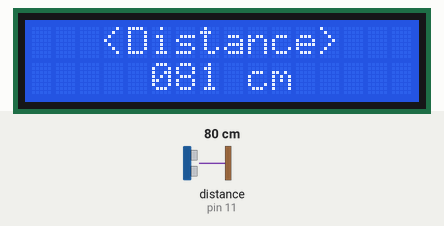
Recording of a sketch running on a simulated Arduino Uno, built with avr-gcc and run on an emulated ATmega328P. On the bench: 16×2 character LCD. The inputs (shaded band) are chosen by the test bench; at power-on: distance to the obstacle (sensor on pin 11) 80 cm. The echo pulse lasts 58.3 µs per cm; what the sketch prints to the serial monitor is not drawn.

Above: at 1.2 s.
1.3 s: distance to the obstacle (sensor on pin 11) set to 2 cm
At 2.1 s:
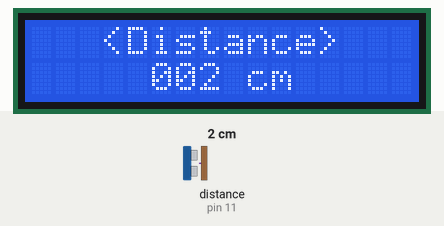
2.8 s: distance to the obstacle (sensor on pin 11) set to 4 cm
At 3.2 s:
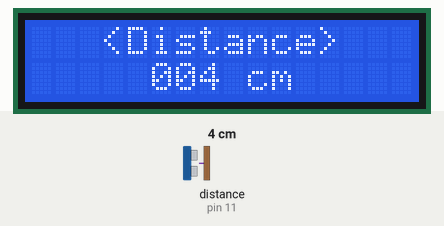
4.3 s: distance to the obstacle (sensor on pin 11) set to 9 cm
At 5.7 s:
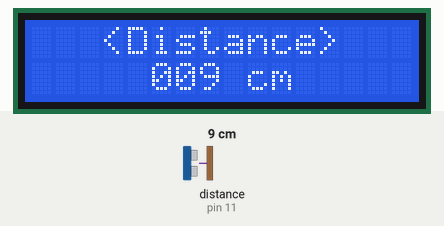
Timing chart, 0 to 7.3 s (numbered marks = the images above; inputs shaded):
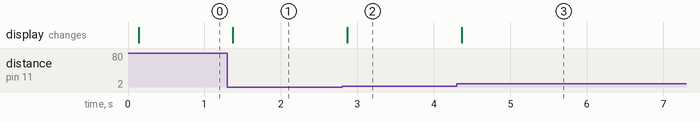

The sketch:

I2C_distance_ultra_sonic_s_16x2_LCD.ino
```cpp
#include "Wire.h"
#include "LCD.h"
#include "LiquidCrystal_I2C.h"
#include <NewPing.h>


#define TRIGGER_PIN  12
#define ECHO_PIN     11
#define MAX_DISTANCE 200

NewPing sonar(TRIGGER_PIN, ECHO_PIN, MAX_DISTANCE);

char formattedValue[5];

LiquidCrystal_I2C lcd(0x27, 2, 1, 0, 4, 5, 6, 7);
void setup()
{
  Serial.begin(115200);

  lcd.begin (16, 2);
  lcd.setBacklightPin(3, POSITIVE);
  lcd.setBacklight(HIGH);


}
void loop()
{
  delay(50);

  Serial.print(sonar.ping_cm());
  lcd.setCursor(3, 0);
  lcd.print("<Distance>");
  lcd.setCursor(9, 1);
  lcd.print("cm");

  int a3Value = (sonar.ping_cm());
  lcd.setCursor(5, 1);
  sprintf(formattedValue, "%03d", a3Value);
  lcd.print(formattedValue);
}
```

Measured:
- after the input at 1.3 s, the display: changes after 0.07 s (image 1)
- after the input at 2.8 s, the display: changes after 0.07 s (image 2)
- after the input at 4.3 s, the display: changes after 0.07 s (image 3)
